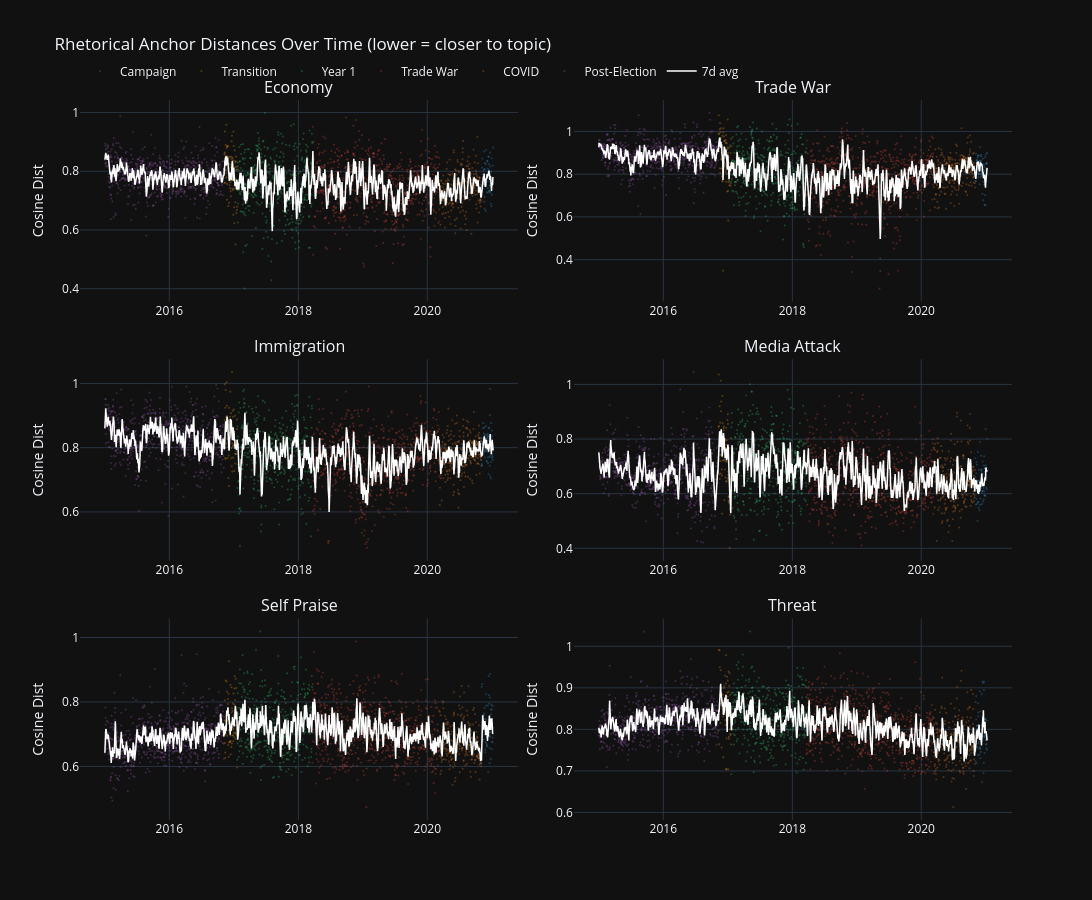

Notebook cell for this chart:
### Code cell
# ── 3c. Plotly: 6-panel anchor distance time series ──────────────
# Build dates from trajectory timestamps
traj_dates = [pd.Timestamp(ts, unit='s') for ts, _ in projected]
anchor_dists = np.array([dists for _, dists in projected])

# Political periods for coloring
def get_period(date):
    if date < pd.Timestamp('2016-11-08'):
        return 'Campaign'
    elif date < pd.Timestamp('2017-01-20'):
        return 'Transition'
    elif date < pd.Timestamp('2018-03-22'):
        return 'Year 1'
    elif date < pd.Timestamp('2020-03-11'):
        return 'Trade War'
    elif date < pd.Timestamp('2020-11-03'):
        return 'COVID'
    else:
        return 'Post-Election'

period_colors = {
    'Campaign': '#9b59b6',
    'Transition': C_EVENT,
    'Year 1': C_ECON,
    'Trade War': C_CRISIS,
    'COVID': '#e67e22',
    'Post-Election': C_TWEET,
}
periods = [get_period(d) for d in traj_dates]

fig = make_subplots(
    rows=3, cols=2,
    subplot_titles=[n.replace('_', ' ').title() for n in ANCHOR_NAMES],
    vertical_spacing=0.08, horizontal_spacing=0.06,
)

for j, name in enumerate(ANCHOR_NAMES):
    row, col = j // 2 + 1, j % 2 + 1
    # 7-day rolling mean for readability
    dist_series = pd.Series(anchor_dists[:, j], index=traj_dates)
    smoothed = dist_series.rolling(7, min_periods=1).mean()

    # Plot raw as scatter, smoothed as line
    for period_name, color in period_colors.items():
        mask = [p == period_name for p in periods]
        dates_masked = [d for d, m in zip(traj_dates, mask) if m]
        vals_masked = [v for v, m in zip(anchor_dists[:, j], mask) if m]
        fig.add_trace(go.Scatter(
            x=dates_masked, y=vals_masked,
            mode='markers', marker=dict(size=2, color=color, opacity=0.3),
            name=period_name, showlegend=(j == 0),
            legendgroup=period_name,
        ), row=row, col=col)

    fig.add_trace(go.Scatter(
        x=traj_dates, y=smoothed.values,
        mode='lines', line=dict(color='white', width=1.5),
        name='7d avg', showlegend=(j == 0),
    ), row=row, col=col)

    fig.update_yaxes(title_text='Cosine Dist', row=row, col=col)

fig.update_layout(
    title='Rhetorical Anchor Distances Over Time (lower = closer to topic)',
    height=900, width=1100, template=TEMPLATE,
    legend=dict(orientation='h', yanchor='bottom', y=1.02),
)
fig.show()
